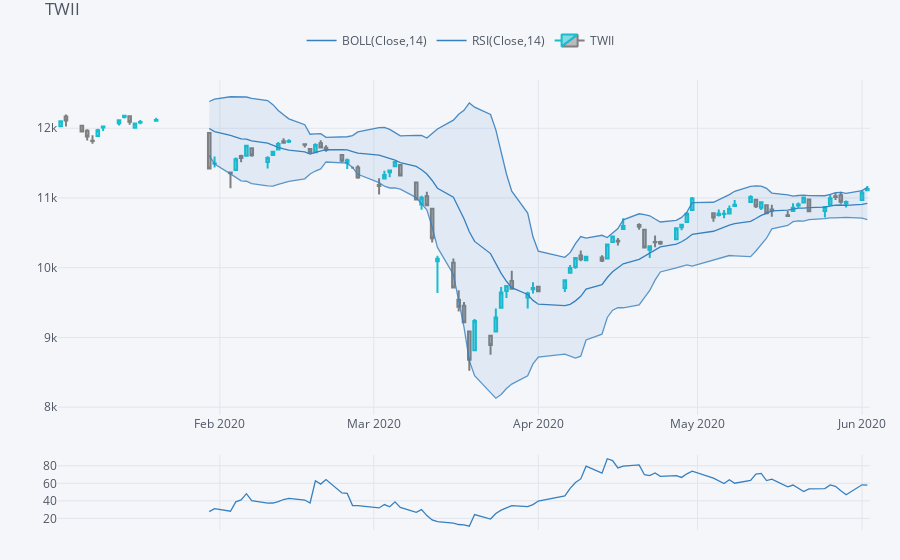

Notebook code cell kept with this figure:
### Markdown cell above
## Relative strength indicator

### Code cell
qf.add_rsi(periods=14, showbands=False)
plyo.iplot(qf.iplot(asFigure=True))
